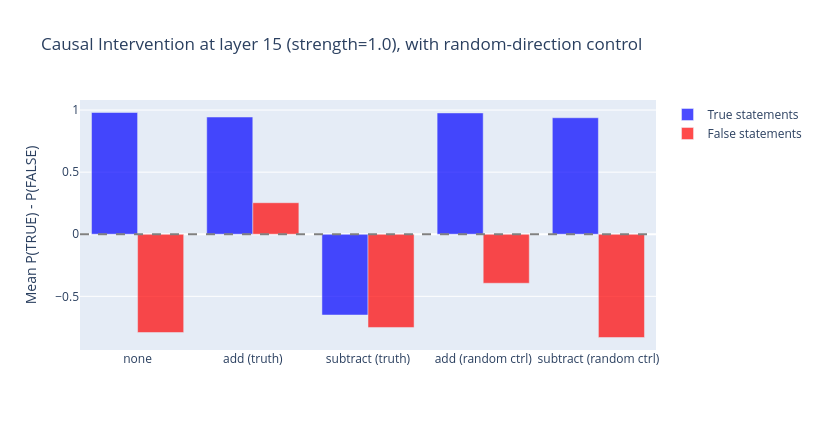

The notebook cell this image was saved under:
### Markdown cell above
### Exercise - implement the batch-aware intervention hook

> ```yaml
> Difficulty: 🔴🔴🔴⚪⚪
> Importance: 🔵🔵🔵🔵🔵
> 
> You should spend up to 15-20 minutes on this exercise.
> This is the most important exercise in this section - it establishes causality.
> ```

We've provided the scaffolding for `intervention_experiment` below. Your task is to implement `make_batch_hook` - the function that returns a hook which adds the scaled direction vector to hidden states at the right token positions for each batch element.

The hook needs to work with variable-length sequences, since after padding different sequences in a batch end at different positions. Use `attention_mask.sum(dim=1)` to find the real sequence length `end` for each batch element, and `len_suffix` (the number of tokens in " This statement is:") to find the two target positions: `end - len_suffix - 1` (the final period of the statement) and `end - len_suffix` (the first token of " This statement is:", i.e. the word "This").

Look at the simpler `make_intervention_hook` above for reference on handling tuple vs. plain tensor outputs.

Read through the full function before you start. The scaffolding:
* Constructs queries by prepending the few-shot prompt and appending " This statement is:" to each statement
* Registers hooks on each intervention layer (and removes them in a `finally` block so errors don't leave hooks stuck)
* Extracts P(TRUE) - P(FALSE) from the last-token logits after the forward pass

### Code cell
def intervention_experiment(
    statements: list[str],
    model: AutoModelForCausalLM,
    tokenizer: AutoTokenizer,
    direction: Float[Tensor, " d_model"],
    few_shot_prompt: str,
    true_id: int,
    false_id: int,
    intervene_layers: list[int],
    intervention: str = "none",
    strength: float = 1.0,
    batch_size: int = 32,
) -> Float[Tensor, " n"]:
    """
    Run the intervention experiment.

    Args:
        statements: Statements to evaluate.
        model: Language model.
        tokenizer: Tokenizer.
        direction: The truth direction vector (unscaled; see `strength`).
        few_shot_prompt: Few-shot prefix.
        true_id: Token ID for " TRUE".
        false_id: Token ID for " FALSE".
        intervene_layers: List of layer indices to intervene at.
        intervention: "none", "add", or "subtract".
        strength: Multiplier on `direction`. See the calibration sweep below - 1.0 is far too
            small on this model to move the few-shot prediction.
        batch_size: Batch size.

    Returns:
        P(TRUE) - P(FALSE) for each statement.
    """
    assert intervention in ["none", "add", "subtract"]

    # " This statement is:" is always the final len_suffix tokens of every query, so under LEFT
    # padding the two patch sites are the same columns for every row in the batch:
    #   -len_suffix       -> the ' This' token
    #   -len_suffix - 1   -> the statement's closing '.'
    # Right padding would put them at a different column per row, which is what forces the
    # per-row attention_mask lookup (and a .item() device sync per row, per layer).
    len_suffix = len(tokenizer.encode(" This statement is:"))

    orig_padding_side = tokenizer.padding_side
    tokenizer.padding_side = "left"
    p_diffs = []
    try:
        for i in range(0, len(statements), batch_size):
            batch = statements[i : i + batch_size]
            queries = [few_shot_prompt + stmt + " This statement is:" for stmt in batch]
            inputs = tokenizer(queries, return_tensors="pt", padding=True).to(model.device)
            # Truncating would silently chop the suffix and invalidate every patch position,
            # so assert instead of passing truncation=True.
            assert inputs["input_ids"].shape[1] <= 512, "query too long; patch sites unreliable"

            hooks = []
            if intervention != "none":
                # Fold sign and strength into one vector, moved to the device ONCE per batch
                # rather than once per layer per row.
                sign = 1.0 if intervention == "add" else -1.0
                delta = (sign * strength) * direction.to(model.device)

                def make_hook(d):
                    def hook_fn(module, inp, out):
                        hidden_states = out[0] if isinstance(out, tuple) else out
                        hidden_states[:, -len_suffix, :] += d      # ' This'
                        hidden_states[:, -len_suffix - 1, :] += d  # closing '.'
                        # transformers >= 4.55 returns a bare Tensor here; older versions
                        # returned a tuple. Handle both.
                        return (hidden_states,) + out[1:] if isinstance(out, tuple) else hidden_states

                    return hook_fn

                for layer_idx in intervene_layers:
                    hooks.append(model.model.layers[layer_idx].register_forward_hook(make_hook(delta)))

            # Left padding offsets positions; harmless for RoPE, but make it explicit.
            position_ids = (inputs["attention_mask"].cumsum(-1) - 1).clamp(min=0)

            with t.no_grad():
                try:
                    # logits_to_keep=1 keeps only the final position (correct under left
                    # padding) - 19 MB instead of 1.7 GB. use_cache=False drops a KV cache
                    # that is built and never read.
                    outputs = model(
                        **inputs, position_ids=position_ids, use_cache=False, logits_to_keep=1
                    )
                finally:
                    # Remove hooks even if the forward raises, so they don't leak into the
                    # next cell you run.
                    for hook in hooks:
                        hook.remove()

                probs = outputs.logits[:, -1, :].softmax(dim=-1)
                p_diffs.append((probs[:, true_id] - probs[:, false_id]).cpu().float())
            del outputs, probs
    finally:
        tokenizer.padding_side = orig_padding_side

    return t.cat(p_diffs)


# Train the intervention probe on cities + neg_cities combined. The paper found that
# "training on statements and their opposites improves generalization" - using both
# a statement and its negation gives the probe a cleaner truth direction.
# Load neg_cities for this paired training
neg_cities_df = pd.read_csv(GOT_DATASETS / "neg_cities.csv")
neg_cities_stmts = neg_cities_df["statement"].tolist()
neg_cities_labels = t.tensor(neg_cities_df["label"].values, dtype=t.float32)

neg_cities_acts_dict = extract_activations(neg_cities_stmts, model, tokenizer, [PROBE_LAYER])
neg_cities_acts = neg_cities_acts_dict[PROBE_LAYER]

# Train probe on cities + neg_cities combined
combined_acts = t.cat([activations["cities"], neg_cities_acts])
combined_labels = t.cat([labels_dict["cities"], neg_cities_labels])
combined_probe = MMProbe.from_data(combined_acts, combined_labels)

# NOTE: the paper scales the direction by the projection of (true_mean - false_mean) onto it.
# For MMProbe that is the identity, because MMProbe.direction IS true_mean - false_mean -
# projecting a vector onto its own unit vector and scaling back returns the vector. So there
# is nothing to do here. What matters is the magnitude relative to the residual stream, and at
# PROBE_LAYER that separation is ~13% of ||resid||, which is enough at strength 1.0.
direction = combined_probe.direction

# CONTROL: a random direction with the SAME norm, patched at the SAME sites and layers.
# Without this the experiment cannot distinguish "steering along a truth direction" from
# "damaging the forward pass". A large enough perturbation in ANY direction degrades the
# model, and a degraded model falls back on the few-shot prompt's majority answer - which is
# TRUE here, since FEW_SHOT_PROMPT is 3 TRUE / 1 FALSE. That failure mode looks exactly like
# a successful intervention if you only run the treatment.
_g = t.Generator().manual_seed(0)
random_direction = t.randn(direction.shape, generator=_g)
random_direction = random_direction / random_direction.norm() * direction.norm()

# Intervene at all layers from INTERVENE_LAYER through PROBE_LAYER. This matches
# the paper's "group (b)" hidden states that were found to be causally implicated.
intervene_layer_list = list(range(INTERVENE_LAYER, PROBE_LAYER + 1))

# strength=1.0 is the paper's nominal magnitude (one full difference-of-means step). The
# effect is stable from 1.0 to 16.0 at this layer; if you are on a different model and see a
# null result, sweep `strength` AND re-check the control before concluding anything.
STRENGTH = 1.0

print(f"probe layer {PROBE_LAYER}, intervening on {intervene_layer_list}")
print(f"||direction|| = {direction.norm():.3f}, strength = {STRENGTH}\n")

# Run all conditions for both the real direction and the random control
results_intervention = {}
arms = [("none", "truth", direction), ("add", "truth", direction), ("subtract", "truth", direction),
        ("add", "random", random_direction), ("subtract", "random", random_direction)]
for intervention_type, which, vec in arms:
    for subset in ["true", "false"]:
        mask = sp_eval_labels == (1 if subset == "true" else 0)
        subset_stmts = [s for s, m in zip(sp_eval_stmts, mask.tolist()) if m]
        p_diffs = intervention_experiment(
            subset_stmts,
            model,
            tokenizer,
            vec,
            FEW_SHOT_PROMPT,
            TRUE_ID,
            FALSE_ID,
            intervene_layer_list,
            intervention=intervention_type,
            strength=STRENGTH,
        )
        results_intervention[(intervention_type, which, subset)] = p_diffs.mean().item()
        print(f"  {intervention_type:8s} {which:6s} {subset:5s}: {p_diffs.mean():+.4f}")

# Print results
labels_ = ["none", "add (truth)", "subtract (truth)", "add (random ctrl)", "subtract (random ctrl)"]
intervention_df = pd.DataFrame(
    {
        "Condition": labels_,
        "True Stmts (mean P_diff)": [f"{results_intervention[(k, w, 'true')]:+.4f}" for k, w, _ in arms],
        "False Stmts (mean P_diff)": [f"{results_intervention[(k, w, 'false')]:+.4f}" for k, w, _ in arms],
    }
)
print("\nIntervention results (mean P(TRUE) - P(FALSE)):")
display(intervention_df)

# The claim is directional AND specific: add pushes toward TRUE, subtract toward FALSE, and
# the random control does neither. Check the specificity rather than eyeballing it.
eff_add = results_intervention[("add", "truth", "false")] - results_intervention[("none", "truth", "false")]
eff_sub = results_intervention[("subtract", "truth", "true")] - results_intervention[("none", "truth", "true")]
ctl_add = results_intervention[("add", "random", "false")] - results_intervention[("none", "truth", "false")]
ctl_sub = results_intervention[("subtract", "random", "true")] - results_intervention[("none", "truth", "true")]
print(f"\neffect of ADD on false stmts:   truth {eff_add:+.4f}   random {ctl_add:+.4f}")
print(f"effect of SUBTRACT on true stmts: truth {eff_sub:+.4f}   random {ctl_sub:+.4f}")
print(f"\nspecificity (truth effect / control effect): "
      f"add {abs(eff_add) / max(abs(ctl_add), 1e-6):.1f}x, sub {abs(eff_sub) / max(abs(ctl_sub), 1e-6):.1f}x")
if eff_add > 0 and eff_sub < 0 and abs(eff_sub) > 2 * abs(ctl_sub):
    print("=> Replicates: the effect is directional and specific to the truth direction.")
else:
    print("=> Does NOT replicate cleanly here - check PROBE_LAYER before adjusting strength.")

# Grouped bar chart
fig = go.Figure()
for subset, color in [("true", "blue"), ("false", "red")]:
    fig.add_trace(
        go.Bar(
            name=f"{subset.capitalize()} statements",
            x=labels_,
            y=[results_intervention[(k, w, subset)] for k, w, _ in arms],
            marker_color=color,
            opacity=0.7,
        )
    )
fig.update_layout(
    title=f"Causal Intervention at layer {PROBE_LAYER} (strength={STRENGTH}), with random-direction control",
    yaxis_title="Mean P(TRUE) - P(FALSE)",
    barmode="group",
    height=430,
    width=820,
)
fig.add_hline(y=0, line_dash="dash", line_color="gray")
fig.show()

### Figure 1 — Plotly figure (JSON) as saved in the notebook; plotly's stock layout.template omitted (floating-point values rounded to 4 significant figures)
{"data": [{"marker": {"color": "blue"}, "name": "True statements", "opacity": 0.7, "type": "bar", "x": ["none", "add (truth)", "subtract (truth)", "add (random ctrl)", "subtract (random ctrl)"], "y": [0.9804, 0.9439, -0.6504, 0.977, 0.9381]}, {"marker": {"color": "red"}, "name": "False statements", "opacity": 0.7, "type": "bar", "x": ["none", "add (truth)", "subtract (truth)", "add (random ctrl)", "subtract (random ctrl)"], "y": [-0.7912, 0.2538, -0.7507, -0.3945, -0.8315]}], "layout": {"barmode": "group", "height": 430, "shapes": [{"line": {"color": "gray", "dash": "dash"}, "type": "line", "x0": 0, "x1": 1, "xref": "x domain", "y0": 0, "y1": 0, "yref": "y"}], "title": {"text": "Causal Intervention at layer 15 (strength=1.0), with random-direction control"}, "width": 820, "yaxis": {"title": {"text": "Mean P(TRUE) - P(FALSE)"}}}}
